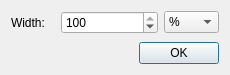
<?xml version="1.0" encoding="UTF-8"?>
<ui version="4.0">
 <class>DialogInsertHorizontalLine</class>
 <widget class="QDialog" name="DialogInsertHorizontalLine">
  <property name="geometry">
   <rect>
    <x>0</x>
    <y>0</y>
    <width>230</width>
    <height>75</height>
   </rect>
  </property>
  <property name="windowTitle">
   <string>Dialog of an insertion of the horizontal line</string>
  </property>
  <layout class="QVBoxLayout" name="verticalLayout">
   <item>
    <layout class="QHBoxLayout" name="horizontalLayout">
     <item>
      <widget class="QLabel" name="label">
       <property name="text">
        <string>Width:</string>
       </property>
      </widget>
     </item>
     <item>
      <spacer name="horizontalSpacer">
       <property name="orientation">
        <enum>Qt::Horizontal</enum>
       </property>
       <property name="sizeType">
        <enum>QSizePolicy::Fixed</enum>
       </property>
       <property name="sizeHint" stdset="0">
        <size>
         <width>10</width>
         <height>10</height>
        </size>
       </property>
      </spacer>
     </item>
     <item>
      <widget class="QSpinBox" name="width">
       <property name="sizePolicy">
        <sizepolicy hsizetype="Expanding" vsizetype="Fixed">
         <horstretch>0</horstretch>
         <verstretch>0</verstretch>
        </sizepolicy>
       </property>
       <property name="maximum">
        <number>100</number>
       </property>
       <property name="value">
        <number>100</number>
       </property>
      </widget>
     </item>
     <item>
      <widget class="QComboBox" name="type">
       <property name="currentIndex">
        <number>1</number>
       </property>
       <item>
        <property name="text">
         <string>pixel</string>
        </property>
       </item>
       <item>
        <property name="text">
         <string notr="true">%</string>
        </property>
       </item>
      </widget>
     </item>
    </layout>
   </item>
   <item>
    <spacer name="verticalSpacer">
     <property name="orientation">
      <enum>Qt::Vertical</enum>
     </property>
     <property name="sizeHint" stdset="0">
      <size>
       <width>20</width>
       <height>40</height>
      </size>
     </property>
    </spacer>
   </item>
   <item>
    <widget class="QDialogButtonBox" name="buttonBox">
     <property name="orientation">
      <enum>Qt::Horizontal</enum>
     </property>
     <property name="standardButtons">
      <set>QDialogButtonBox::Ok</set>
     </property>
    </widget>
   </item>
  </layout>
 </widget>
 <resources/>
 <connections>
  <connection>
   <sender>buttonBox</sender>
   <signal>accepted()</signal>
   <receiver>DialogInsertHorizontalLine</receiver>
   <slot>accept()</slot>
   <hints>
    <hint type="sourcelabel">
     <x>248</x>
     <y>254</y>
    </hint>
    <hint type="destinationlabel">
     <x>157</x>
     <y>274</y>
    </hint>
   </hints>
  </connection>
 </connections>
</ui>
